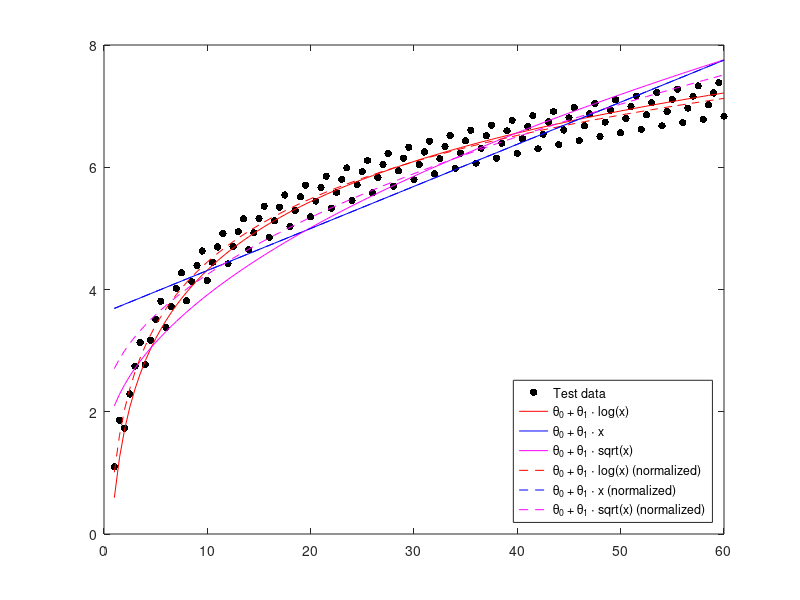
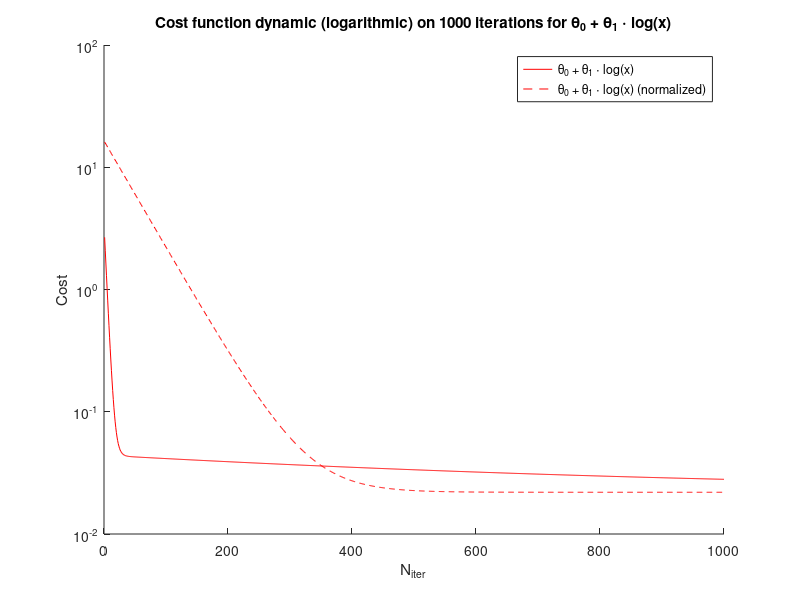
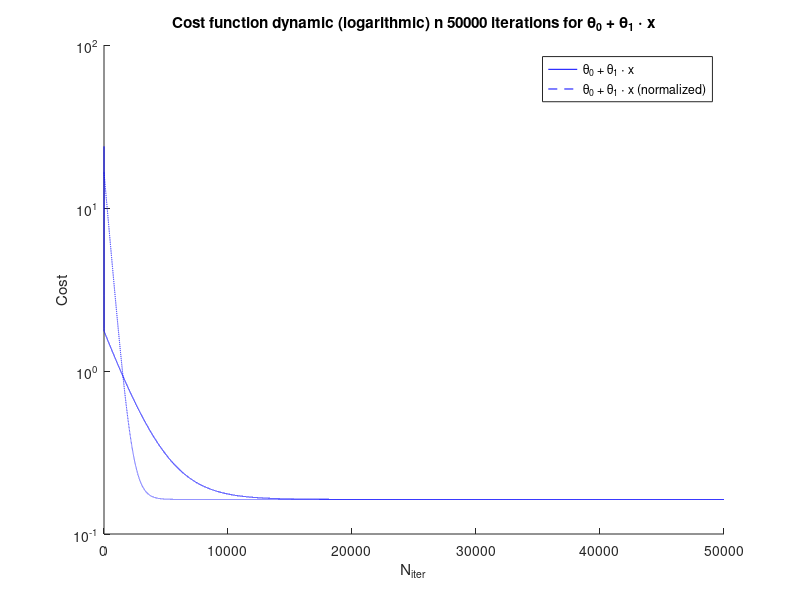
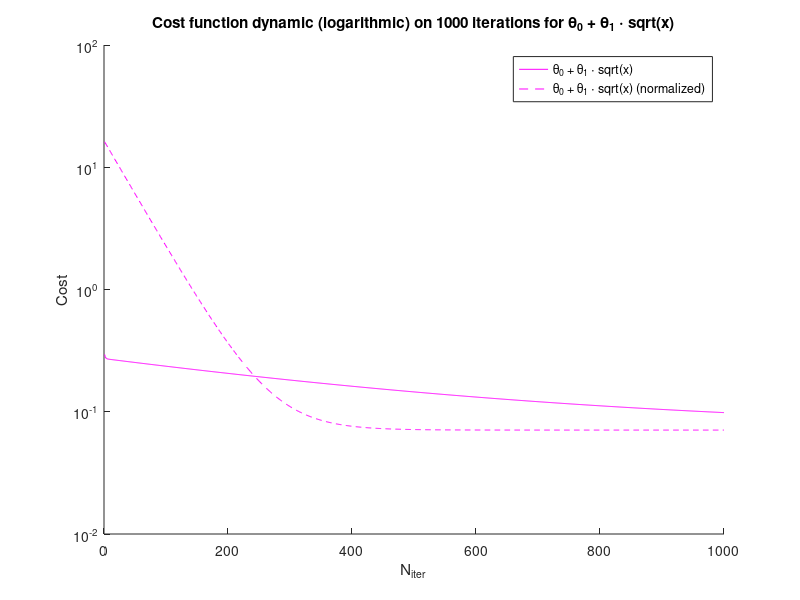

Reproduce these figures in MATLAB, in order.
close all force;
clear;
clc;

disp("--- You are running 'f01_simple_regression' file now ---")

% ------------------------ Functions ------------------------

function J = cost(X, y, theta)
    J = (1 / (2*rows(X))) * (norm(X*theta - y) ^ 2 );
endfunction

function [theta, J_history] = gradientDescent(X, y, theta, alpha, iteration_count)
    m = length(X);
    for i = 1:iteration_count
        theta = theta - (alpha / m) * X' * ( X * theta - y);
        J_history(i) = cost(X, y, theta);
    endfor
endfunction

function X_norm = featureNormalize(X)
    mu = mean(X);                     % we would've also needed to return mu and sigma if new values were to be predicted
    sigma = std(X);
    X_norm = (X - mu) ./ sigma;
endfunction

% -----------------------------------------------------------


x = [1:0.5:60]';
y = (1.5 * log(x) + log (rem(x, 2) + 2));              % some nice function :)
plot(x, y, '.k', 'marker', '.', 'markersize', 16);
m = length(x);                                         % count of training examples

                                 % Suppose we want to try approximating our function with three hypotheses:
X1 = [ones(m, 1), log(x)];       % 1) h_theta(x) = theta0 + theta1 * log(x)
X2 = [ones(m, 1), x];            % 2) h_theta(x) = theta0 + theta1 * x
X3 = [ones(m, 1), sqrt(x)];      % 3) h_theta(x) = theta0 + theta1 * sqrt(x)

% Same 3 hypotheses, now with normalized values
X1_norm = [ones(m, 1), featureNormalize(log(x))];
X2_norm = [ones(m, 1), featureNormalize(x)];
X3_norm = [ones(m, 1), featureNormalize(sqrt(x))];

theta = [0; 1];                  % Let's start with theta0 = 0 and theta1 = 1

alpha1 = 0.01;
iteration_count1 = 1000;

alpha2 = 0.001;
iteration_count2 = 50000;

alpha3 = 0.01;
iteration_count3 = 1000;

[theta1, J_history1] = gradientDescent(X1, y, theta, alpha1, iteration_count1);
[theta2, J_history2] = gradientDescent(X2, y, theta, alpha2, iteration_count2);
[theta3, J_history3] = gradientDescent(X3, y, theta, alpha3, iteration_count3);
[theta1_norm, J_history1_norm] = gradientDescent(X1_norm, y, theta, alpha1, iteration_count1);
[theta2_norm, J_history2_norm] = gradientDescent(X2_norm, y, theta, alpha2, iteration_count2);
[theta3_norm, J_history3_norm] = gradientDescent(X3_norm, y, theta, alpha3, iteration_count3);

hold on;                         % don't erase existing plot

plot(x, X1*theta1, '-r');
plot(x, X2*theta2, '-b');
plot(x, X3*theta3, '-m');
plot(x, X1_norm*theta1_norm, '--r');
plot(x, X2_norm*theta2_norm, '--b');
plot(x, X3_norm*theta3_norm, '--m');
legend('Test data','\theta_0 + \theta_1 \cdot log(x)','\theta_0 + \theta_1 \cdot x','\theta_0 + \theta_1 \cdot sqrt(x)', '\theta_0 + \theta_1 \cdot log(x) (normalized)','\theta_0 + \theta_1 \cdot x (normalized)','\theta_0 + \theta_1 \cdot sqrt(x) (normalized)', 'location', 'southeast');

fprintf('Cost for theta0 + theta1 * log(x) = %f\n', [cost(X1, y, theta1)]);
fprintf('Cost for theta0 + theta1 * log(x) (normalized) = %f\n', [cost(X1_norm, y, theta1_norm)]);
fprintf('Cost for theta0 + theta1 * x = %f\n', [cost(X2, y, theta2)]);
fprintf('Cost for theta0 + theta1 * x (normalized) = %f \n' , [cost(X2_norm, y, theta2_norm)]);
fprintf('Cost for theta0 + theta1 * sqrt(x) = %f\n', [cost(X3, y, theta3)]);
fprintf('Cost for theta0 + theta1 * sqrt(x) (normalized) = %f\n', [cost(X3_norm, y, theta3_norm)]);


figure (2);       % open new window
hold on;

iters1000 = [1:1000];
title('Cost function dynamic (logarithmic) on 1000 iterations for \theta_0 + \theta_1 \cdot log(x)');
xlabel('N_{iter}');
ylabel('Cost');
semilogy(iters1000, J_history1(1:1000), '-r');
semilogy(iters1000, J_history1_norm(1:1000), '--r');
legend('\theta_0 + \theta_1 \cdot log(x)', '\theta_0 + \theta_1 \cdot log(x) (normalized)');


figure (3);       % open new window
hold on;

iters50000 = [1:50000];
title('Cost function dynamic (logarithmic) n 50000 iterations for \theta_0 + \theta_1 \cdot x');
xlabel('N_{iter}');
ylabel('Cost');
semilogy(iters50000, J_history2(1:50000), '-b');
semilogy(iters50000, J_history2_norm(1:50000), '--b');

legend('\theta_0 + \theta_1 \cdot x', '\theta_0 + \theta_1 \cdot x (normalized)');


figure (4);       % open new window
hold on;

title('Cost function dynamic (logarithmic) on 1000 iterations for \theta_0 + \theta_1 \cdot sqrt(x)');
xlabel('N_{iter}');
ylabel('Cost');
semilogy(iters1000, J_history3(1:1000), '-m');
semilogy(iters1000, J_history3_norm(1:1000), '--m');
legend('\theta_0 + \theta_1 \cdot sqrt(x)','\theta_0 + \theta_1 \cdot sqrt(x) (normalized)');
